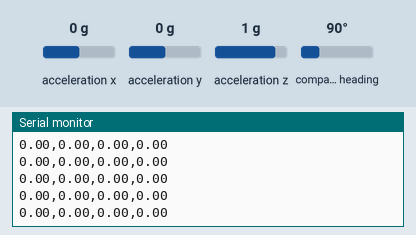
Simulated run of this sketch. Board: Arduino Uno, built with avr-gcc and run on an emulated ATmega328P. Shown: the last lines printed to the serial monitor. The inputs (shaded band) are chosen by the test bench; at power-on: acceleration y 0 g, acceleration z 1 g, acceleration x 0 g, compass heading 90°.

Above: at 2.2 s.
2.3 s: acceleration y set to -1.4 g
At 2.34 s:
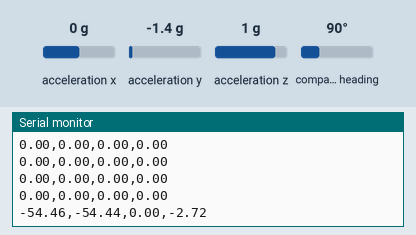
3.8 s: acceleration z set to -1.4 g
At 3.84 s:
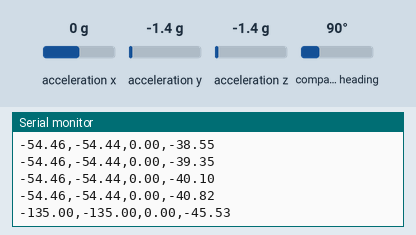
5.3 s: acceleration y set to -0.8 g
At 5.34 s:
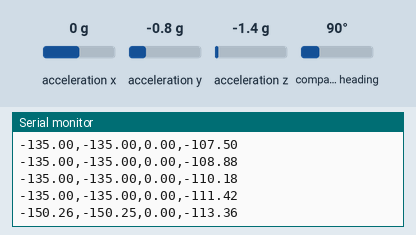
9.8 s: acceleration x set to -0.8 g
At 9.84 s:
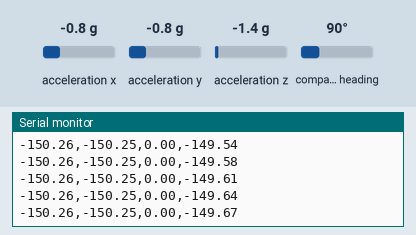
Timing chart, 0 to 12.3 s (numbered marks = the images above; inputs shaded):
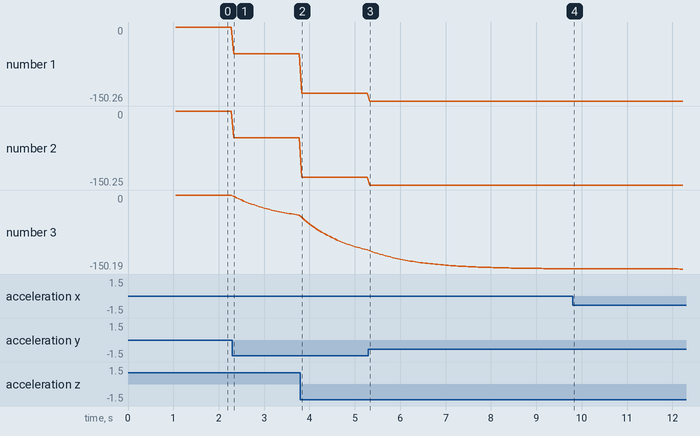

The sketch:

LowPassFilter.ino
```cpp
#include <Wire.h>
#include <Adafruit_Sensor.h>
#include <Adafruit_BNO055.h>
#include <math.h>
#include <utility/imumaths.h>

// ------------------- IMU -------------------
#define BNO055_SAMPLERATE_DELAY_MS 50
Adafruit_BNO055 myIMU = Adafruit_BNO055();

// Filtered roll
float rollF_old = 0;
float rollF_new = 0;

void setup() {
  Serial.begin(9600);
  myIMU.begin();
  delay(1000);
  myIMU.setExtCrystalUse(true);

  Serial.println("BNO055 Roll: Accel + Euler + Quaternion + Filtered");
}

void loop() {
  // ----------------- Accelerometer roll -----------------
  imu::Vector<3> acc = myIMU.getVector(Adafruit_BNO055::VECTOR_ACCELEROMETER);
  float Ax = acc.x() / 9.81;
  float Ay = acc.y() / 9.81;
  float Az = acc.z() / 9.81;

  float roll_accel = atan2(Ay, Az) * 180.0 / M_PI;

  // ----------------- Euler roll -----------------
  imu::Vector<3> euler = myIMU.getVector(Adafruit_BNO055::VECTOR_EULER);
  float roll_euler = euler.z() * -1;  // X-axis → roll

  // ----------------- Quaternion roll -----------------
  imu::Quaternion q = myIMU.getQuat();
  float roll_quat = atan2(2.0 * (q.w() * q.x() + q.y() * q.z()),
                          1.0 - 2.0 * (q.x() * q.x() + q.y() * q.y())) * 180.0 / M_PI;

  // ----------------- Filtered roll (Accel + Euler) -----------------
  float combined = 0.5 * (roll_accel + roll_euler); // average accel + Euler
  rollF_new = 0.95 * rollF_old + 0.05 * combined;
  rollF_old = rollF_new;

  // ----------------- Print -----------------
  Serial.print(roll_accel);
  Serial.print(",");
  Serial.print(roll_euler);
  Serial.print(",");
  Serial.print(roll_quat);
  Serial.print(",");
  Serial.println(rollF_new);

  delay(BNO055_SAMPLERATE_DELAY_MS);
}
```

Measured:
- after the input at 2.3 s, the serial monitor: prints a new line at once (image 1)
- after the input at 3.8 s, the serial monitor: prints a new line at once (image 2)
- plotted number 1: 0 → -54.46 after the input at 2.3 s, -54.46 → -135 after the input at 3.8 s
- plotted number 2: 0 → -54.44 after the input at 2.3 s, -54.44 → -135 after the input at 3.8 s
- plotted number 3: 0 → -40.82 after the input at 2.3 s, -40.82 → -111.42 after the input at 3.8 s
